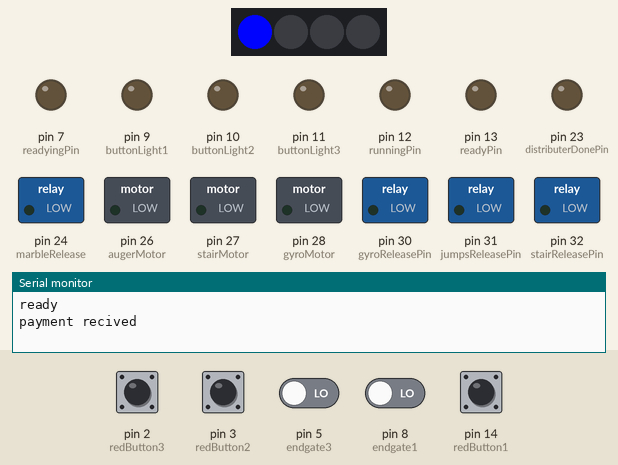
Recording of a sketch running on a simulated Arduino Mega 2560, built with avr-gcc and run on an emulated ATmega2560. On the bench: 4 RGB LEDs in strip order, left to right, switched loads named in the sketch (green lamp = pin HIGH), output pins drawn as LEDs (lit = HIGH), the last lines printed to the serial monitor. The test bench sets the inputs (shaded band); at power-on: pin 2 (redButton3), pin 3 (redButton2), pin 5 (endgate3), pin 8 (endgate1), pin 14 (redButton1) LOW. Random numbers use the default seed unless the sketch sets one.

Above: at 1.2 s.
1.3 s: pin 2 (redButton3) pulled HIGH for 0.15 s
At 2.5 s:
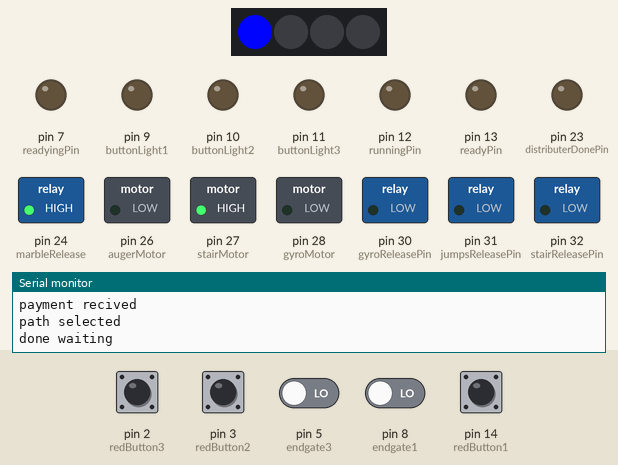
Timing chart, 0 to 4.3 s (numbered marks = the images above; inputs shaded):
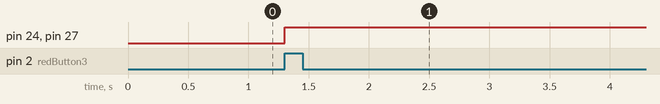

Measured:
- after the input at 1.3 s, pin 24 (marbleRelease), pin 27 (stairMotor): LOW → HIGH at once

The sketch:

marbleCode.ino
```cpp
#include <arduino.h>
#include "buttons.h"
#include "payment.h"
#include "lights.h"

// C++ code
//

// placeholder pin numbers change these please
constexpr int readyPin = 13; // saving pinout numbers for later
constexpr int runningPin = 12; // these three are for testing purposes
constexpr int readyingPin = 7;

constexpr int endgate1 = 8;
constexpr int endgate2 = 6;
constexpr int endgate3 = 5;

constexpr int redButton1 = 14;
constexpr int redButton2 = 3;
constexpr int redButton3 = 2;

constexpr int buttonLight1 = 9;
constexpr int buttonLight2 = 10;
constexpr int buttonLight3 = 11;


constexpr int distributerDonePin = 23; // the limit switch on the third distributer section
constexpr int marbleRelease = 24;
constexpr int distributerReset = 25;
constexpr int augerMotor = 26;
constexpr int stairMotor = 27;
constexpr int gyroMotor = 28;

constexpr int gyroReleasePin = 30;
constexpr int jumpsReleasePin = 31;
constexpr int stairReleasePin = 32;


constexpr int ledPin = 4;


constexpr unsigned long gyroReleaseOffset = 0; // these are the times that the release gates wait in milliseconds after the user presses the button
constexpr unsigned long jumpsReleaseOffset = 0;// the next step triggers imediately
constexpr unsigned long stairReleaseOffset = 0;

constexpr unsigned long randomGyroReleaseOffset = 0; // to apply randomness to the release time, set the value to the maximum variation in milliseconds needed
constexpr unsigned long randomJumpsReleaseOffset = 0; // these are multiplied by a random number from -1 to 1 befeore being added
constexpr unsigned long randomStairReleaseOffset = 0;

// function declarations to avoid possible future problems
void doStates(int &state, int &credits, ButtonInterface &UI, ButtonInterface &endPlates);

ButtonInterface UI(redButton1, redButton2, redButton3);
ButtonInterface endPlates(endgate1, endgate2, endgate3);
Adafruit_NeoPixel pixels(NOMPIXELS, ledPin, NEO_RBG + NEO_KHZ800);
pixelStrip lightString(ledPin); // re-add <3> if templates are used
int credits = 1; // run once on startup to test the system
int state = 0;

void setup()
{
  pinMode(readyPin, OUTPUT); // these three are placeholders
  pinMode(runningPin, OUTPUT);
  pinMode(readyingPin, OUTPUT);

  pinMode(endgate1, INPUT);
  pinMode(endgate2, INPUT);
  pinMode(endgate3, INPUT);

  pinMode(redButton1, INPUT);
  pinMode(redButton2, INPUT);
  pinMode(redButton3, INPUT);

  pinMode(buttonLight1, OUTPUT);
  pinMode(buttonLight2, OUTPUT);
  pinMode(buttonLight3, OUTPUT);

  pinMode(distributerDonePin, OUTPUT);
  pinMode(marbleRelease, OUTPUT);
  pinMode(distributerReset, OUTPUT);
  pinMode(augerMotor, OUTPUT);
  pinMode(stairMotor, OUTPUT);
  pinMode(gyroMotor, OUTPUT);

  pinMode(gyroReleasePin, OUTPUT);
  pinMode(jumpsReleasePin, OUTPUT);
  pinMode(stairReleasePin, OUTPUT);

  Serial.begin(9600);
  Serial.write("ready\n");

}

void loop(){ // this is where code goes to run each cycle
    doStates(state, credits, UI, endPlates);
    credits += acceptPayment();
    lightString.step();// lights

    // debug code here:
    if (Serial.available()) if (Serial.findUntil("p","\n")) {
        if (state==4){state = 0;}
        else {state++;}
        Serial.print("proceding to state: ");
        Serial.print(state);
        Serial.print("\n");}
}


void doStates(int &state, int &credits, ButtonInterface &UI, ButtonInterface &endPlates){
    static unsigned long timerStartTime = 0;
    if (state == 0){ // wait for credits/payment
        if (credits > 0){// on exit of waiting for payment
            Serial.write("payment recived\n");
            credits--;

            state = 1;
        }
    }
    else if (state == 1){// wait for selection
        UI.check();
        if (UI.triggered){// on selection exit/ entrance to releasing marbles

            Serial.write("path selected\n");

            digitalWrite(stairMotor, HIGH);// stairclimb motor on


            digitalWrite(marbleRelease, HIGH);// release marbles
            timerStartTime = millis(); // set the start of the countdown
            state = 2;
        }
    }
    else if (state == 2){// wait for marbles to fall out of gates
        static unsigned long lastReleaseTimeOffset = max(gyroReleaseOffset, max(jumpsReleaseOffset, stairReleaseOffset));
        if (millis() - timerStartTime > gyroReleaseOffset + random(-1*randomGyroReleaseOffset,randomGyroReleaseOffset)){digitalWrite(gyroReleasePin, LOW);}// please expand to a multi line if when adding more lines to statements
        if (millis() - timerStartTime > jumpsReleaseOffset + random(-1*randomJumpsReleaseOffset,randomJumpsReleaseOffset)){digitalWrite(jumpsReleasePin, LOW);} // the arduino random() uses (min, max) as it's inputs
        if (millis() - timerStartTime > stairReleaseOffset + random(-1*randomStairReleaseOffset,randomStairReleaseOffset)){digitalWrite(stairReleasePin, LOW);}


        if (millis() - timerStartTime > lastReleaseTimeOffset){
            Serial.write("done waiting\n");
            endPlates.reset(); // get the end plates ready
            state = 3;
        }
    }
    else if (state == 3){ // running
        endPlates.check();
        if (endPlates.allThree){// on exit of running
            Serial.write("done running\n");
            if (endPlates.firstPin = UI.firstPin){
                Serial.write("you win\n");
                credits++; // you win!
            }
            UI.reset();
            endPlates.reset();
            digitalWrite(augerMotor, HIGH);// reset motor on
            digitalWrite(stairMotor, LOW);// stairclimb motor off
            digitalWrite(gyroReleasePin, HIGH);// release solenoids extend to catch marbles (if the distributer design changes, then retract here i guess)
            digitalWrite(jumpsReleasePin, HIGH);

            digitalWrite(stairReleasePin, HIGH);
            state = 4;
        }
    }
    else if (state == 4){// resetting
        if (digitalRead(distributerDonePin)){
            Serial.write("done reseting\n");
             // stop resetting
            digitalWrite(augerMotor, LOW); // reset motor off
            state = 0;
        }
    }
    else{
        // oh dear, uhhh...
        // print error here
        Serial.write("ERROR: Invalid state. returning to startup state\n");
        state = 0;
    }
}
```

buttons.cpp
```cpp
#include "buttons.h"

ButtonInterface::ButtonInterface(int Button1, int Button2, int Button3){ // constructor
    pinMode(Button1, INPUT);// setup the pins
    pinMode(Button2, INPUT);
    pinMode(Button3, INPUT);
    pin1 = Button1;
    pin2 = Button2;
    pin3 = Button3;
    reset();
}

void ButtonInterface::reset(){ // clears variables
    pressed1 = false, pressed2 = false, pressed3 = false;
    int firstPin = 0;
    bool triggered = false;
    bool allThree = false;
}

void ButtonInterface::plainCheck(){ // will update the variables, without keeping track of the button states
    pressed1 = digitalRead(pin1);
    pressed2 = digitalRead(pin2);
    pressed3 = digitalRead(pin3);
    firstPin = 0;
    allThree = false;
    triggered = (pressed1 || pressed2 || pressed3);
}

void ButtonInterface::check(){ // (unused) will update the state of the interface
    bool history = (pressed1 || pressed2 || pressed3);
    pressed1 = digitalRead(pin1) || pressed1;
    pressed2 = digitalRead(pin2) || pressed2;
    pressed3 = digitalRead(pin3) || pressed3;
    if (!history && pressed1){
        firstPin = 1;
    } else if (!history && pressed2){
        firstPin = 2;
    } else if (!history && pressed3){
        firstPin = 3;
    } else if (!history){
        firstPin = 0;
    }
    allThree = (pressed1 && pressed2 && pressed3);
    triggered = (pressed1 || pressed2 || pressed3);
}
```

buttons.h
```cpp
#ifndef BUTTONS_H_
#define BUTTONS_H_
#include <arduino.h>

class ButtonInterface { // for collections of three buttons
    private:
    bool pressed1 = false, pressed2 = false, pressed3 = false;
    int pin1, pin2, pin3;

    public:
    int firstPin = 0;
    bool triggered = false;
    bool allThree = false;

    ButtonInterface(int Button1, int Button2, int Button3);// initaliser defined later

    void reset();
    void check();
    void plainCheck();
};
#endif // BUTTONS_H_
```

lights.cpp
```cpp
#include "lights.h"


constexpr int default_length_of_lighting_patterns = 1000; // milliseconds

void stringLight::update(unsigned int deltaT){
    loopTime = millis()%loopLength;
    if(mode == 1){
        for (int i = 0; i < padLightStringLength; i++){
            state[i] = gyro(i);
        }
    } else if(mode == 2){
        for (int i = 0; i < padLightStringLength; i++){
            state[i] = swing(i);
        }
    } else if(mode == 3){
        for (int i = 0; i < padLightStringLength; i++){
            state[i] = step(i);
        }
    } else if(mode == 4){
        for (uint32_t &pixel: state){ // this format works for modes that are the same for each pixel
            pixel = redBlink();
        }
    } else {
        for (uint32_t &pixel: state){
            pixel = off();
        }
    }
    //aftereffects
    for (uint32_t &pixel: state){
        pixel = combine(pixel, flash());
    }
}

void stringLight::reset(){
    mode = 5;
    state[padLightStringLength] = {0};
}

stringLight::stringLight(){
    mode = 5;
    state[padLightStringLength] = {0};
    loopTime = 0;
    loopLength = default_length_of_lighting_patterns;
}


uint32_t stringLight::gyro(unsigned int position){
    return 0; // replace this
}

uint32_t stringLight::swing(unsigned int position){
    return 0;// replace this
}

uint32_t stringLight::step(unsigned int position){
    return 0;// replace this
}

uint32_t stringLight::flash(){
    return 0;// replace this
}

uint32_t stringLight::redBlink(){
    if (loopTime > loopLength/2){ //blink evenly
        return 0x800000; // half brightness red
    } else{
        return 0;
    }
}

uint32_t stringLight::off(){
    return 0;
}

uint32_t stringLight::combine(uint32_t first, uint32_t second){
    uint16_t r,b,g;
    r = first & 0xFF0000;
    b = first & 0x00FF00;
    g = first & 0x0000FF;
    r += second & 0xFF0000;
    b += second & 0x00FF00;
    g += second & 0x0000FF;
    if (r > 255) r = 255;
    if (b > 255) r = 255;
    if (g > 255) r = 255;
    return ((uint32_t)r << 16) | ((uint32_t)b << 8) | g;
}


// stuff for single leds
void bulbLight::update(unsigned int deltaT){
    blinkCounter+=deltaT;
    blinkCounter%=blinkLength;
    if (mode == 1){
        bulbOn = evenBlink();
    } else if (mode == 2){
        bulbOn = stayOn();
    } else{
        bulbOn = stayOff();
    }

    if(bulbOn){
        digitalWrite(lightPin, HIGH);
    }else {
        digitalWrite(lightPin, LOW);
    }
}

void bulbLight::reset(){
    blinkCounter = 0;
    mode = 1;
}

bulbLight::bulbLight(int pin){
    lightPin = pin;
    bulbOn = false;
    mode = 1;
    blinkLength = 1000;
    blinkCounter = 0;
}

bool bulbLight::evenBlink(){
    if (blinkCounter > blinkLength/2){
        return true;
    } else {
        return false;
    }
}

bool bulbLight::stayOn(){
    return true;
}

bool bulbLight::stayOff(){
    return false;
}


void pixelStrip::step(){
    unsigned long delta = millis() - lastTime;
    lastTime = millis();
    for (stringLight b: blocks){// update pattern animations
        b.update(delta);
    }

    for (int i = 0; i < NOMPIXELS; i++){ // copy colors to neopixel strand buffer
        pixels.setPixelColor(i, blocks[(i)/(numberOfBlocks)].state[i%padLightStringLength]);
    }
    pixels.show();

}

void pixelStrip::blockSetMode(int block, int newMode){
    blocks[block].mode = newMode;
}

pixelStrip::pixelStrip(Adafruit_NeoPixel* newpixel){
    pixels = newpixel;
    lastTime = 0;
    for (int i = 0; i < numberOfBlocks; i++){
        blocks[i] = stringLight(); // this neds to be changed if block length is variable
    }
    pixels.begin();
}
```

lights.h
```cpp
#ifndef LIGHTS_H
#define LIGHTS_H

#include <Adafruit_NeoPixel.h>
#include <arduino.h>

constexpr int padLightStringLength = 17;// this is how many lights each pad currently has
constexpr int numberOfBlocks = 3; // remove to use templates
constexpr int  NOMPIXELS (padLightStringLength * numberOfBlocks); // modify if variable block length


class stringLight{
    public:
        uint32_t state[padLightStringLength]; // uint_t is the type that neopixel uses to store colors on the string
        // state holds the current colors of this section of the led string
        int mode;
        void update(unsigned int deltaT);
        void reset();
        void onPanelTriggered();
        stringLight();
        unsigned long flashStartTime;
    private:
        unsigned long loopTime;
        int loopLength;
        uint32_t gyro(unsigned int position);
        uint32_t swing(unsigned int position);
        uint32_t step(unsigned int position);
        uint32_t flash();
        uint32_t redBlink();
        uint32_t off();
        uint32_t combine(uint32_t first, uint32_t second);
};

class bulbLight{
    public:
        int lightPin;
        bool bulbOn;
        int mode;
        void update(unsigned int deltaT);
        void reset();
        bulbLight(int pin);
    private:
        unsigned long blinkLength;
        unsigned long blinkCounter;
        bool evenBlink();
        bool stayOn();
        bool stayOff();
};


//template<int numberOfBlocks = 3> // add number of pixels in each block here later if needed

class pixelStrip{
    private:
        unsigned long lastTime;
        stringLight blocks[numberOfBlocks];
        Adafruit_NeoPixel pixels;
    public:
        void step();
        void blockSetMode(int block, int newMode);
        pixelStrip(Adafruit_NeoPixel* pixel);


};


#endif // LIGHTS_H
```

payment.cpp
```cpp
#include "payment.h"

constexpr int coinPulseDelay = 120; // miliseconds between falling edges in pulse train

volatile int coinPaymentImpulseCount = 0;


void paymentInturuptCoin(){
    coinPaymentImpulseCount += 1;
}

int coinReaderUpdate(){
    constexpr int coinConversions[] = {0,1,10,5,25};
    static int lastPaymentCount = 0;
    if (coinPaymentImpulseCount - lastPaymentCount){ // if the number of pulses has not changed
        lastPaymentCount = coinPaymentImpulseCount;
        return 0;
    } else { // if the pulses have stopped coming
        if (coinPaymentImpulseCount < 0 || coinPaymentImpulseCount > 4){
            coinPaymentImpulseCount = 0;
        }
        int amount = coinConversions[coinPaymentImpulseCount];
        coinPaymentImpulseCount = 0;
        if (amount > 0) {
            Serial.print(amount);
            Serial.write( " cents recived from coin reader\n");}
        return amount;
    }
}

int billReaderUpdate(){
    //code here
}

int acceptPayment(){
    int centsThisCycle = 0;

    static unsigned long lastCoinCheck = 0;
    if (millis()-lastCoinCheck < coinPulseDelay){
        centsThisCycle += coinReaderUpdate();
        lastCoinCheck = millis();
    }

    //something for the bill reader here

    return centsThisCycle;
}
```

payment.h
```cpp
#ifndef PAYMENT_H_
#define PAYMENT_H_

#include <Arduino.h>
#include <EEPROM.h>

void paymentInturupt();
int coinReaderUpdate();
int billReaderUpdate();
int acceptPayment();

#endif //PAYMENT_H_
```
